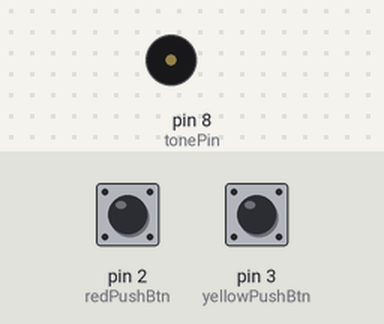
The sketch below on a simulated Arduino Uno, built with avr-gcc and run on an emulated ATmega328P. Shown: buzzer (waves = sounding). The test bench sets the inputs (shaded band); at power-on: pin 2 (redPushBtn) LOW, pin 3 (yellowPushBtn) LOW.

Above: at 1.8 s.
1.9 s: pin 2 (redPushBtn) pulled HIGH for 3.2 s
At 2.8 s:
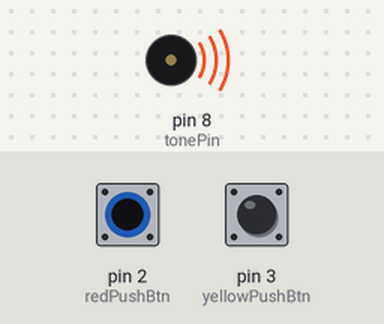
6.6 s: pin 2 (redPushBtn) pulled HIGH for 0.6 s
At 8.0 s:
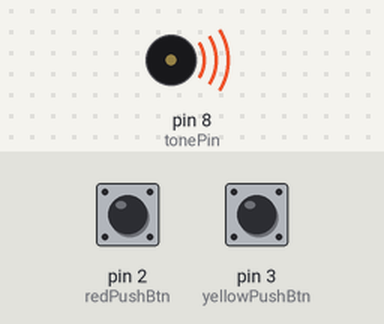
8.7 s: pin 2 (redPushBtn) pulled HIGH for 1 s
At 9.5 s:
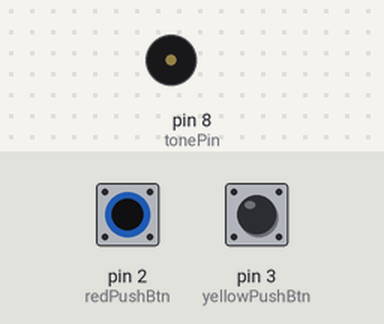
Timing chart, 0 to 11.7 s (numbered marks = the images above; inputs shaded):
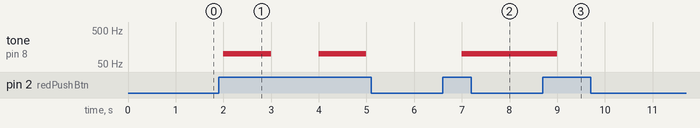

Measured:
- after the input at 1.9 s, tone on pin 8 (tonePin): alternates 100 Hz for 1.0 s and silent for 1.0 s, starting after 0.10 s
- after the input at 6.6 s, tone on pin 8 (tonePin): silent → 100 Hz after 0.40 s
- after the input at 8.7 s, tone on pin 8 (tonePin): 100 Hz → silent after 0.30 s

The sketch:

Musical_Instrument.ino
```cpp
/*
  Name: Safal Shrestha
  June 17, 2021
  Musical Instrument
*/

const int ldrPin = A5;        // pin to get reading from LDR
const int tonePin = 8;
const int yellowPushBtn = 3;
const int redPushBtn = 2;
// setting default values to play when the arduino has just started and yellow button isn't being pressed
int ldrOut = 500;
int freq = 100;
// boolean value to turn the device on and off completely
boolean on = false;
// helper variable for switching on/off action
boolean redBtnPressed = false;

void setup() {
  Serial.begin(9600);
  // setting pin modes
  pinMode(ldrPin, INPUT);
  pinMode(yellowPushBtn, INPUT);
  pinMode(redPushBtn, INPUT);
}

void loop() {
  // reading from the red button
  int redBtnState = digitalRead(redPushBtn);
  if (redBtnState == 1 && !redBtnPressed) {
    // toggling the on value after pressing the red button
    on = !on;
    redBtnPressed = true;
  } else {
    redBtnPressed = false;
  }

  // code to run after we turn on the device by pressing the red button
  if (on) {
    // reading the yellow button state
    int yellowBtnState = digitalRead(yellowPushBtn);
    // only taking values when the yellow button is pressed
    // this allows us to achieve delays between notes when we're not pressing the button
    if (yellowBtnState == 1) {
      // getting the ldr value and mapping the frequency
      ldrOut = analogRead(ldrPin);
      freq = map(ldrOut, 500, 700, 50, 1000);
      // constraining the freq because I got a negative value at random points
      freq = constrain(freq, 50, 1000);
    }
    // playing the desired tone
    tone(tonePin, freq);
  } else {
     noTone(tonePin);
   }
  delay(500);

}
```
